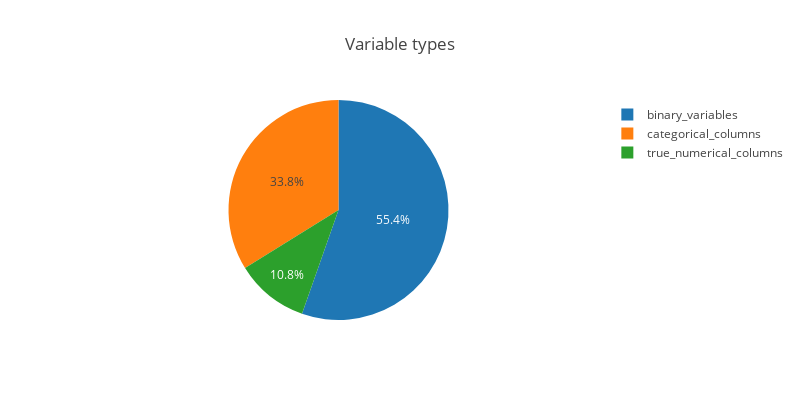

Notebook code for this chart:
### Code cell
variables = {
    'categorical_columns': len(categorical_columns),
    'binary_variables': len(binary_variables),
    'true_numerical_columns': len(true_numerical_columns)
}
pie_trace = go.Pie(labels=list(variables.keys()), values=list(variables.values()))
layout = dict(title= "Variable types", height=400, width=800)
fig = dict(data=[pie_trace], layout=layout)
iplot(fig)

### Figure 1 — Plotly figure (JSON) as saved in the notebook; plotly's stock layout.template omitted (floating-point values rounded to 4 significant figures)
{"data": [{"labels": ["categorical_columns", "binary_variables", "true_numerical_columns"], "type": "pie", "values": [44, 72, 14]}], "layout": {"height": 400, "title": "Variable types", "width": 800}}
